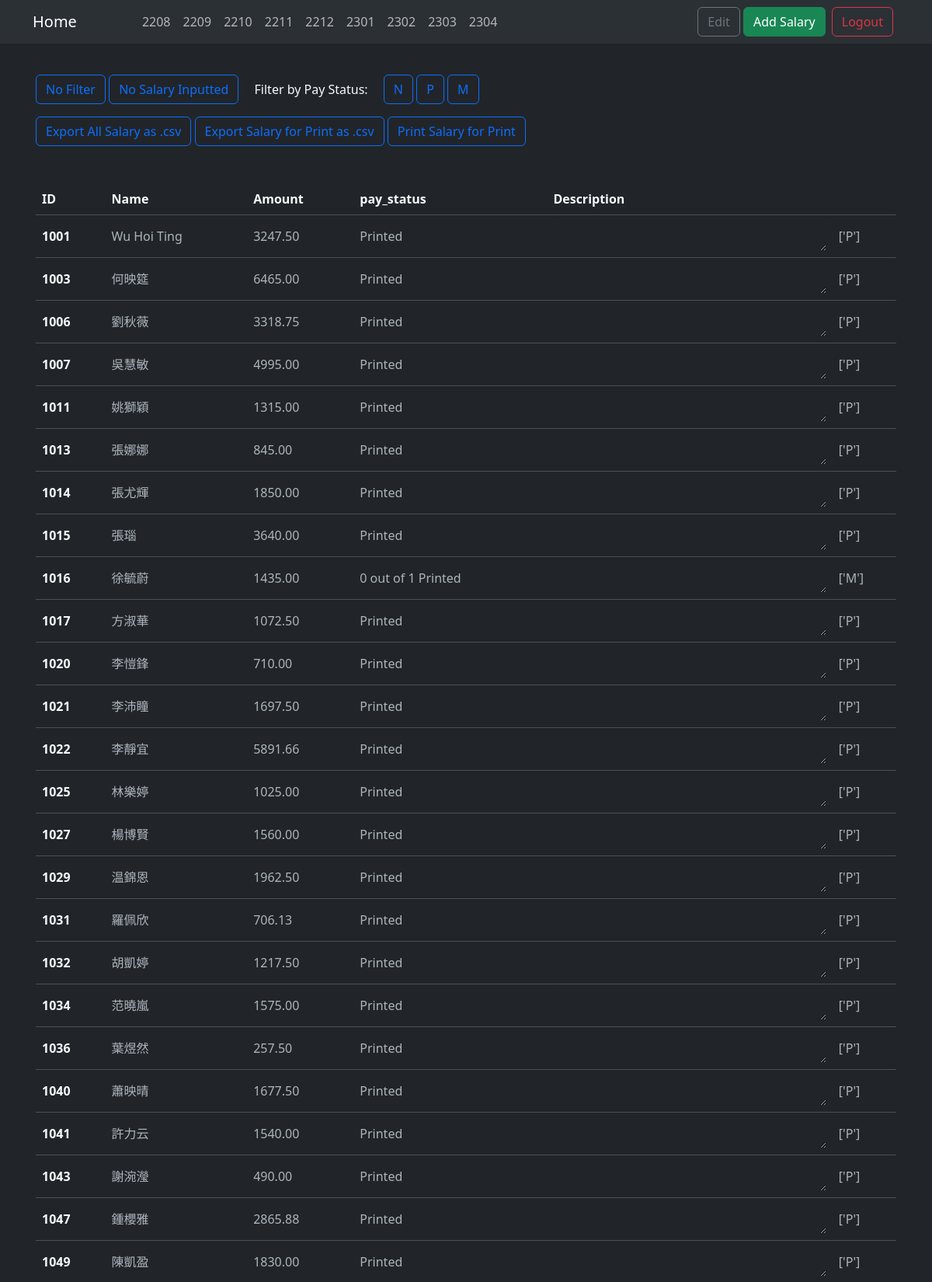
/employee/salary/month/2208/All (signed in, upper part), run on the app's committed database.
### SalaryInput/models.py (models this page shows, shortened)
class Employee(models.Model):
    SID = models.IntegerField(primary_key=True)
    chi_name = models.CharField(max_length=8, blank = True)
    eng_name = models.CharField(max_length=30, blank = True)
    classes = models.ManyToManyField(Class, default=None, blank=True)
    class Meta:
        ordering = ['SID', 'chi_name']

### SalaryInput/views.py (the view, shortened to what this page needs)
# urls.py: path('salary/month/<str:month>/<str:status>', views.monthSalary, name='monthly_salary'),
def monthSalary(request, month, status):
    context = getContext()
    context['month_salaries'] = getMonthSalary(month, status, merged=False)
    context['month']=month
    context['record_form_open']='False'
    cheque_needed = countSalary(month, 'N')
    context['cheque_needed'] = cheque_needed
    print_record_form = PrintRecordFrom(initial=({'month': month}))
    context['print_record_form'] = print_record_form
    context['pay_status_list'] = PAY_STATUS_LIST
    return render(request, 'MonthSalaries.html', context)

### SalaryInput/forms.py (shortened to what this page needs)
class PrintRecordFrom(forms.Form):
    month = forms.IntegerField(widget=forms.NumberInput(attrs={'placeholder': 'YYMM', 'class': "form-control text-end", 'readonly': ''}))
    cheque_available = forms.CharField(widget=forms.Textarea(attrs={'class': 'form-control textarea', 'placeholder': 'ChequeType-startnum-endnum\\n'}))
    change_to_printed = forms.BooleanField(initial=(False), required=False)
    print_time = forms.DateField(widget=forms.DateInput(attrs={'class':'form-control'}), required=False)

### SalaryInput/forms.py (called while the page is built)
def countSalary(month, status = 'A'):
    month_salaries = Salary.objects.filter(month = month).values()
    if status != 'A':
        month_salaries = month_salaries.filter(pay_status = status).values()
    salaries = []
    count = 0
    for employee in Employee.objects.all():
        pay = month_salaries.filter(employee_id = employee.SID).values('amount', 'description')
        if (pay):
            count = count + 1
    return count

### SalaryInput/views.py (called while the page is built)
def getContext():
    context ={}
    months = []
    for month in Salary.objects.values('month').distinct():
        months.append(month['month'])
    context["salary_months"] = months
    return context

def getEmployeeName(employee):
    if employee.chi_name:
        name = employee.chi_name
    else:
        name = employee.eng_name
    return name

### templates/MonthSalaries.html (shortened to what this page needs)
{% extends 'base.html' %}
{% load static %}
{% block css %}
<link rel="stylesheet" href="{% static 'css/MonthSalaries.css' %}">
{% endblock %}
{% block additional_buttons %}
<div>
    <button id="salary-edit" class="btn btn-outline-secondary" a="">Edit</button>
    <a id="salary-add" class="btn btn-success" href="{% url 'SalaryInput:salary_input' %}">Add Salary</a>
</div>
{% endblock %}
{% block body %}
<div class="container p-3">
    <div class="container-fluid my-3 p-0">
        <a class="btn btn-outline-primary m-0" href="{% url 'SalaryInput:monthly_salary' month 'All' %}">No Filter</a>
        <a class="btn btn-outline-primary m-0" href="{% url 'SalaryInput:monthly_salary' month 'Empty' %}">No Salary Inputted</a>
        <p class="d-inline mx-3 align-middle">Filter by Pay Status:</p>
        {% for status in pay_status_list %}
        <a class="btn btn-outline-primary m-0" href="{% url 'SalaryInput:monthly_salary' month status %}">{{ status }}</a>
        {% endfor %}
    </div>
    <div class="container-fluid my-3 mb-5 p-0">
        <a class="btn btn-outline-primary m-0" href="{% url 'SalaryInput:export_monthly_salary_csv' month 'A' %}">Export All Salary as .csv</a>
        <a class="btn btn-outline-primary m-0" href="{% url 'SalaryInput:export_monthly_salary_csv' month 'N' %}">Export Salary for Print as .csv</a>
        <button id="print_record_form_button" type="button" class="btn btn-outline-primary m-0" data-bs-toggle="modal" data-bs-target="#print_record_form">Print Salary for Print</a>
    </div>
    <table id="salary_record_table" class="table align-middle nowrap" style="width: 100%">
        <thead>
            <tr class="text-light">
            <th>ID</th>
            <th>Name</th>
            <th>Amount</th>
            <th>pay_status</th>
            <th>Description</th>
            <th></th>
            </tr>
        </thead>
        <tbody>
        {% for pay in month_salaries %}
            <tr>
            <th>{% if pay.SID %}<a href="{% url 'SalaryInput:employee_salary_input' pay.SID month %}" class="text-light text-decoration-none">{{ pay.SID }}</a>{% else %}{{ pay.SID }}{% endif %}</th>
            <td><a href="{% url 'SalaryInput:employee_salary_input' pay.SID month %}" class="text-reset text-decoration-none">{{ pay.name }}</a></td>
            <td>{{ pay.amount }}</td>
            <td>{{ pay.pay_status }}</td>
            <td><textarea class="textarea form-control border-0" readonly>{{ pay.description }}</textarea></td>
            <td>{{pay.details}}</td>
            </tr>
        {% endfor %}
        </tbody>
    </table>
</div>
{% endblock %}

### templates/base.html (shortened to what this page needs)
{% load static %}
<!DOCTYPE html>
<html lang="en">
<head>
    <link rel="stylesheet" href="{% static 'bootstrap/css/bootstrap.css' %}">
    {% block css %}
    {% endblock %}
</head>
<body class="bg-dark text-light" data-bs-theme="dark">
    <nav class="sticky-top navbar bg-dark navbar-expand-lg bg-body-tertiary">
        <div class="container">
            <a href="{% url 'SalaryInput:home' %}" class="navbar-brand">Home</a>
            <div class="collapse navbar-collapse" id="navbarNav">
                <div class="container">
                    <ul class="navbar-nav mx-5" style="overflow-x: auto;">
                        {% for month in salary_months %}
                        <li class="nav-item"><a class="nav-link" href="{% url 'SalaryInput:monthly_salary' month 'All' %}">{{ month }}</a></li>
                        {% endfor %}
                    </ul>
                </div>
            </div>
            {% block additional_buttons %}
            {% endblock %}
            {% if user.is_authenticated %}
            <a id="salary-add" class="btn btn-outline-danger mx-2" href="{% url 'logout' %}">Logout</a>
            {% endif %}
        </div>
    </nav>
{% block body %}{% endblock %}
    <link href="https://cdn.datatables.net/v/bs5/dt-1.13.4/datatables.min.css" rel="stylesheet"/>
</body>
</html>

### staticfiles/css/MonthSalaries.css (style rules this page uses)
.textarea { height: 2rem; padding: 0; margin: 0; }

### data on the page
Employee: name "Wu Hoi Ting"
Employee: name "何映筵"
Employee: name "劉秋薇"
Employee: name "吳慧敏"
Employee: name "姚獅穎"
Employee: name "張娜娜"
Employee: name "張尤輝"
Employee: name "張瑙"
Employee: name "徐毓蔚"
Employee: name "方淑華"
Employee: name "李愷鋒"
Employee: name "李沛瞳"
Employee: name "李靜宜"
Employee: name "林樂婷"
Employee: name "楊博賢"
Employee: name "温錦恩"
Employee: name "羅佩欣"
Employee: name "胡凱婷"
Employee: name "范曉嵐"
Employee: name "葉煜然"
Employee: name "蕭映晴"
Employee: name "許力云"
Employee: name "謝涴瀅"
Employee: name "鍾櫻雅"
Employee: name "陳凱盈"

### other printed values
{{ month }} "2208" "2209" "2210" "2211" "2212" "2301" "2302" "2303" "2304"
{{ status }} "N" "P" "M"
{{ pay.SID }} "1001" "1003" "1006" "1007" "1011" "1013" "1014" "1015" "1016" "1017" "1020" "1021" "1022" "1025" "1027" "1029" "1031" "1032" "1034" "1036" "1040" "1041" "1043" "1047" "1049"
{{ pay.amount }} "3247.50" "6465.00" "3318.75" "4995.00" "1315.00" "845.00" "1850.00" "3640.00" "1435.00" "1072.50" "710.00" "1697.50" "5891.66" "1025.00" "1560.00" "1962.50" "706.13" "1217.50" "1575.00" "257.50" "1677.50" "1540.00" "490.00" "2865.88" "1830.00"
{{ pay.pay_status }} "Printed" "Printed" "Printed" "Printed" "Printed" "Printed" "Printed" "Printed" "0 out of 1 Printed" "Printed" "Printed" "Printed" "Printed" "Printed" "Printed" "Printed" "Printed" "Printed" "Printed" "Printed" "Printed" "Printed" "Printed" "Printed" "Printed"
{{ pay.details }} "['P']" "['P']" "['P']" "['P']" "['P']" "['P']" "['P']" "['P']" "['M']" "['P']" "['P']" "['P']" "['P']" "['P']" "['P']" "['P']" "['P']" "['P']" "['P']" "['P']" "['P']" "['P']" "['P']" "['P']" "['P']"
